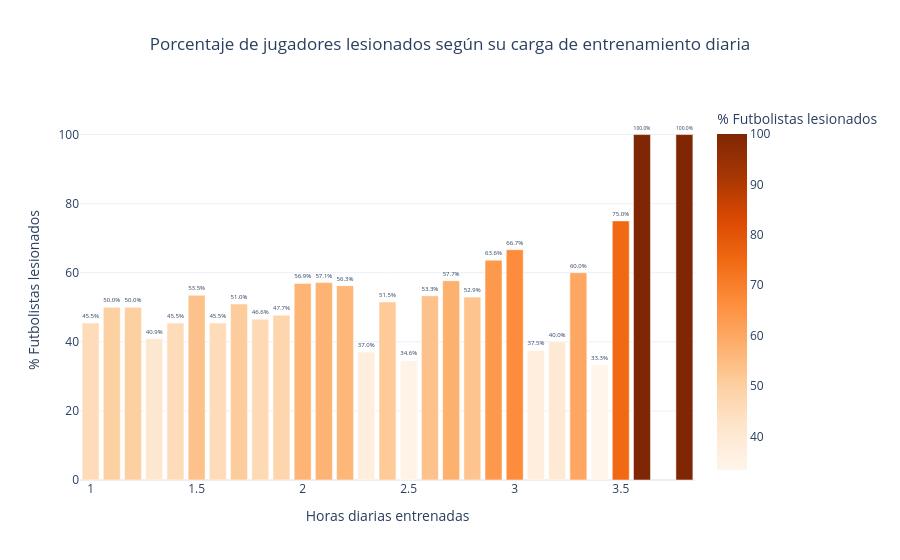

Notebook code cell kept with this figure:
### Markdown cell above
¿Entrenar más horas aumenta el riesgo de lesión? Este gráfico responde a esa pregunta mostrando el porcentaje de lesionados para cada nivel de carga de entrenamiento diaria. Si la barra más alta coincide con la mayor carga, tenemos una señal clara de sobrecarga como factor de riesgo.

### Code cell
# Mostramos qué porcentaje de jugadores se han lesionado esta temporada en base al número de lesiones previas
trainingHoursDayInjury = df_csv.groupby('Training_Hours_Per_Day')['Injury_Current_Season'].mean()*100

trainingHoursDayInjury = trainingHoursDayInjury.reset_index()
trainingHoursDayInjury.columns = ['Training_Hours_Per_Day', 'Injured_Players']

# px.bar() crea un gráfico de barras interactivo.
fig = px.bar(
    trainingHoursDayInjury,
    x='Training_Hours_Per_Day',
    y='Injured_Players',
    title='Porcentaje de jugadores lesionados según su carga de entrenamiento diaria',
    labels={
        'Training_Hours_Per_Day': 'Horas diarias entrenadas',
        'Injured_Players': '% Futbolistas lesionados'
    },
    color='Injured_Players',
    color_continuous_scale='Oranges'
)

# fig.update_traces() pinta los porcentajes encima de las barras.
# texttemplate='%{text:,.0f}' formatea el texto con separador de miles.
# textposition='outside' coloca el texto fuera de la barra.
fig.update_traces(texttemplate='%{y:.1f}%', textposition='outside')

#fig.update_layout(template='plotly_white') pone el fondo de color blanco
#fig.update_yaxes(range=[0, 110]) pone la altura del eje Y
fig.update_layout(template='plotly_white', title_x=0.5)
fig.update_yaxes(range=[0, 110])

fig.show()
print(f'Observamos que a mayor carga de entrenamiento diaria, mayor porcentaje de jugadores lesionados, especialmente a partir de las 2.5–3 horas de entrenamiento diario.')

### Figure 1 — Plotly figure (JSON) as saved in the notebook; plotly's stock layout.template omitted (floating-point values rounded to 4 significant figures)
{"data": [{"hovertemplate": "Horas diarias entrenadas=%{x}<br>% Futbolistas lesionados=%{marker.color}<extra></extra>", "legendgroup": "", "marker": {"color": [45.45, 50.0, 50.0, 40.91, 45.45, 53.49, 45.45, 50.98, 46.55, 47.69, 56.9, 57.14, 56.25, 37.04, 51.52, 34.62, 53.33, 57.69, 52.94, 63.64, 66.67, 37.5, 40.0, 60.0, 33.33, 75.0, 100.0, 100.0], "coloraxis": "coloraxis", "pattern": {"shape": ""}}, "name": "", "orientation": "v", "showlegend": false, "textposition": "outside", "texttemplate": "%{y:.1f}%", "type": "bar", "x": [1.0, 1.1, 1.2, 1.3, 1.4, 1.5, 1.6, 1.7, 1.8, 1.9, 2.0, 2.1, 2.2, 2.3, 2.4, 2.5, 2.6, 2.7, 2.8, 2.9, 3.0, 3.1, 3.2, 3.3, 3.4, 3.5, 3.6, 3.8], "xaxis": "x", "y": [45.45, 50.0, 50.0, 40.91, 45.45, 53.49, 45.45, 50.98, 46.55, 47.69, 56.9, 57.14, 56.25, 37.04, 51.52, 34.62, 53.33, 57.69, 52.94, 63.64, 66.67, 37.5, 40.0, 60.0, 33.33, 75.0, 100.0, 100.0], "yaxis": "y"}], "layout": {"barmode": "relative", "coloraxis": {"colorbar": {"title": {"text": "% Futbolistas lesionados"}}, "colorscale": [[0, "rgb(255,245,235)"], [0.125, "rgb(254,230,206)"], [0.25, "rgb(253,208,162)"], [0.375, "rgb(253,174,107)"], [0.5, "rgb(253,141,60)"], [0.625, "rgb(241,105,19)"], [0.75, "rgb(217,72,1)"], [0.875, "rgb(166,54,3)"], [1, "rgb(127,39,4)"]]}, "legend": {"tracegroupgap": 0}, "title": {"text": "Porcentaje de jugadores lesionados según su carga de entrenamiento diaria", "x": 0.5}, "xaxis": {"anchor": "y", "domain": [0, 1], "title": {"text": "Horas diarias entrenadas"}}, "yaxis": {"anchor": "x", "domain": [0, 1], "range": [0, 110], "title": {"text": "% Futbolistas lesionados"}}}}
